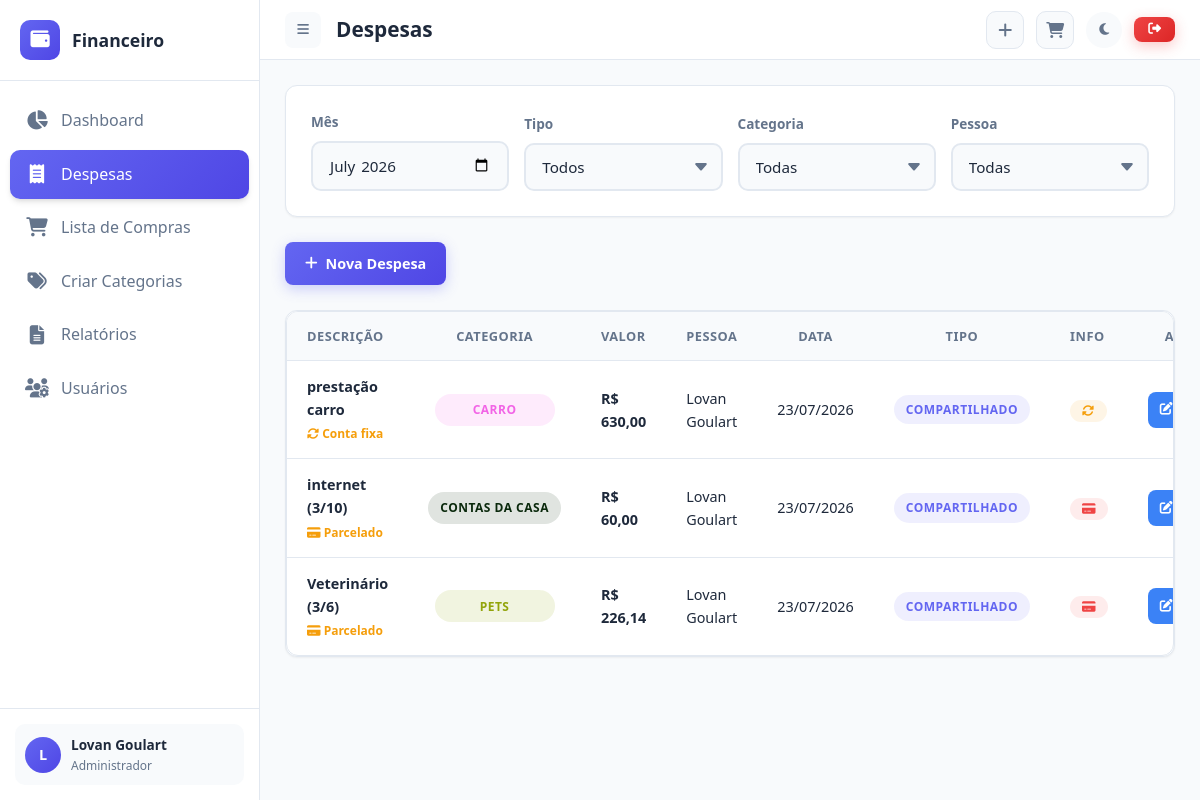
/expenses (signed in), run on the app's committed database.
### tables this page shows
CREATE TABLE users (
            id INTEGER PRIMARY KEY AUTOINCREMENT,
            username TEXT UNIQUE NOT NULL,
            name TEXT NOT NULL,
            email TEXT NOT NULL,
            password_hash TEXT NOT NULL,
            role TEXT DEFAULT 'user',
            created_at TIMESTAMP DEFAULT CURRENT_TIMESTAMP
        );

CREATE TABLE expenses (
            id INTEGER PRIMARY KEY AUTOINCREMENT,
            description TEXT NOT NULL,
            amount REAL NOT NULL,
            expense_date DATE NOT NULL,
            category_id INTEGER,
            person_id INTEGER NOT NULL,
            expense_type TEXT DEFAULT 'individual',
            is_recurring INTEGER DEFAULT 0,
            recurring_frequency TEXT,
            next_due_date DATE,
            is_installment INTEGER DEFAULT 0,
            installment_total INTEGER DEFAULT 1,
            installment_number INTEGER DEFAULT 1,
            installment_group_id TEXT,
            notes TEXT,
            created_by INTEGER,
            created_at TIMESTAMP DEFAULT CURRENT_TIMESTAMP,
            FOREIGN KEY (category_id) REFERENCES categories(id),
            FOREIGN KEY (person_id) REFERENCES users(id),
            FOREIGN KEY (created_by) REFERENCES users(id)
        );

CREATE TABLE categories (
            id INTEGER PRIMARY KEY AUTOINCREMENT,
            name TEXT NOT NULL,
            icon TEXT DEFAULT 'tag',
            color TEXT DEFAULT '#6c757d',
            family_email TEXT NOT NULL,
            created_at TIMESTAMP DEFAULT CURRENT_TIMESTAMP
        );

### app.py (the view)
@app.route('/expenses')
@login_required
@family_context
def expenses(current_user, family_email, is_admin):
    conn = get_db_connection(app.config['DATABASE'])
    member_ids = get_family_member_ids(family_email)
    filter_type = request.args.get('type', '')
    filter_category = request.args.get('category', '')
    filter_person = request.args.get('person', '')
    filter_month = request.args.get('month', datetime.now().strftime('%Y-%m'))
    year, month = map(int, filter_month.split('-'))
    all_expenses = get_all_expenses_for_month(
        conn,
        member_ids,
        year,
        month,
        include_regular=True
    )
    if filter_type:
        all_expenses = [
            e for e in all_expenses
            if e['expense_type'] == filter_type
        ]
    if filter_category:
        all_expenses = [
            e for e in all_expenses
            if str(e.get('category_id')) == filter_category
        ]
    if filter_person:
        all_expenses = [
            e for e in all_expenses
            if str(e['person_id']) == filter_person
        ]
    for expense in all_expenses:
        if not expense.get('is_generated'):
            expense['can_edit'] = True
            expense['edit_id'] = expense['id']
            expense['can_delete'] = True
            expense['delete_id'] = expense['id']
        else:
            expense['can_edit'] = True
            expense['edit_id'] = expense['original_id']
            expense['can_delete'] = True
            expense['delete_id'] = expense['original_id']
    categories = conn.execute(
        'SELECT * FROM categories WHERE family_email = ? ORDER BY name',
        (family_email,)
    ).fetchall()
    family_members = get_family_members(family_email)
    conn.close()
    return render_template(
        'expenses.html',
        current_user=current_user,
        is_admin=is_admin,
        expenses=all_expenses,
        categories=[dict(c) for c in categories],
        family_members=family_members,
        filter_type=filter_type,
        filter_category=filter_category,
        filter_person=filter_person,
        filter_month=filter_month,
        filter_month_br=format_month_br(year, month)
    )

### templates/expenses.html (shortened to what this page needs)
{% extends "base.html" %}
{% block page_title %}Despesas{% endblock %}
{% block content %}
<div class="card" style="margin-bottom: 25px;">
    <div class="card-body">
        <form method="GET" action="{{ url_for('expenses') }}" style="display: flex; flex-wrap: wrap; gap: 15px; align-items: end;">
            <div class="form-group" style="flex: 1; min-width: 150px; margin-bottom: 0;">
                <label class="form-label">Mês</label>
                <input type="month" name="month" class="form-control" value="{{ filter_month }}" onchange="this.form.submit()">
            </div>
            <div class="form-group" style="flex: 1; min-width: 150px; margin-bottom: 0;">
                <label class="form-label">Tipo</label>
                <select name="type" class="form-control" onchange="this.form.submit()">
                    <option value="">Todos</option>
                </select>
            </div>
            <div class="form-group" style="flex: 1; min-width: 150px; margin-bottom: 0;">
                <label class="form-label">Categoria</label>
                <select name="category" class="form-control" onchange="this.form.submit()">
                    <option value="">Todas</option>
                </select>
            </div>
            <div class="form-group" style="flex: 1; min-width: 150px; margin-bottom: 0;">
                <label class="form-label">Pessoa</label>
                <select name="person" class="form-control" onchange="this.form.submit()">
                    <option value="">Todas</option>
                </select>
            </div>
        </form>
    </div>
</div>
<div style="margin-bottom: 25px;">
    <a href="{{ url_for('add_expense') }}" class="btn btn-primary">
        <i class="fas fa-plus"></i> Nova Despesa
    </a>
</div>
<div class="card">
    <div class="card-body" style="padding: 0;">
        <div class="table-container">
            <table class="data-table">
                <thead>
                    <tr>
                        <th>Descrição</th>
                        <th style="text-align: center;">Categoria</th>
                        <th>Valor</th>
                        <th>Pessoa</th>
                        <th style="text-align: center;">Data</th>
                        <th style="text-align: center;">Tipo</th>
                        <th>Info</th>
                        <th style="text-align: center;">Ações</th>
                    </tr>
                </thead>
                <tbody>
                    {% for expense in expenses %}
                    <tr>
                        <td>
                            <strong>
                                {{ expense.description }}
                            </strong>
                            {% if expense.is_generated %}
                            <br>
                            <small style="color: var(--warning); font-weight: 600;">
                                {% if expense.generation_type == 'recorrente' %}
                                    <i class="fas fa-sync-alt"></i> Conta fixa
                                {% elif expense.generation_type == 'parcela' %}
                                    <i class="fas fa-credit-card"></i> Parcelado
                                {% endif %}
                            </small>
                            {% endif %}
                        </td>
                        <td style="text-align: center;">
                                {% if expense.category_name %}
                            <span class="badge category-badge"
                                  style="background: {{ expense.category_color }}20;
                                            color: {{ expense.category_color }};">
                                {{ expense.category_name }}
                            </span>
                            {% else %}
                            <span class="badge badge-secondary">
                                -
                            </span>
                            {% endif %}
                        </td>
                        <td class="currency" style="font-weight: 600;">
                            {{ expense.amount|currency_br }}
                        </td>
                        <td>
                            {{ expense.person_name }}
                        </td>
                        <td style="text-align: center;">
                            {{ expense.expense_date_br }}
                        </td>
                        <td style="text-align: center;">
                            <span class="badge
                                {% if expense.expense_type == 'compartilhado' %}
                                    badge-primary
                                {% else %}
                                    badge-info
                                {% endif %}">
                                {{ expense.expense_type|title }}
                            </span>
                        </td>
                        <td>
                            {% if expense.is_recurring %}
                            <span class="badge badge-warning"
                                  title="Despesa fixa/recorrente">
                                <i class="fas fa-sync-alt"></i>
                            </span>
                            {% endif %}
                            {% if expense.is_installment %}
                            <span class="badge badge-danger"
                                  title="Parcela {{ expense.installment_number }}/{{ expense.installment_total }}">
                                <i class="fas fa-credit-card"></i>
                            </span>
                            {% endif %}
                        </td>
                        <td style="text-align: center;">
                            <div style="display: flex; gap: 5px;">
                                {% if expense.can_edit %}
                                <a href="{{ url_for('edit_expense', id=expense.edit_id) }}"
                                   class="btn btn-sm btn-icon"
                                   style="background: var(--info); color: white;"
                                   title="Editar">
                                    <i class="fas fa-edit"></i>
                                </a>
                                {% endif %}
                            </div>
                        </td>
                    </tr>
                    {% endfor %}
                </tbody>
            </table>
        </div>
    </div>
</div>
{% endblock %}

### templates/base.html (shortened to what this page needs)
<!DOCTYPE html>
<html lang="pt-BR" data-theme="light">
<head>
    <link rel="stylesheet" href="https://cdnjs.cloudflare.com/ajax/libs/font-awesome/6.5.1/css/all.min.css">
    <link rel="stylesheet" href="{{ url_for('static', filename='css/style.css') }}">
</head>
<body>
    {% if session.user_id %}
    <div class="app-layout">
        <aside class="sidebar">
            <div class="sidebar-header">
                <div class="sidebar-logo">
                    <i class="fas fa-wallet"></i>
                </div>
                <span class="sidebar-brand">Financeiro</span>
            </div>
            <ul class="sidebar-nav">
                <li>
                    <a href="{{ url_for('dashboard') }}" class="{% if request.endpoint == 'dashboard' %}active{% endif %}">
                        <i class="fas fa-chart-pie"></i>
                        <span>Dashboard</span>
                    </a>
                </li>
                <li>
                    <a href="{{ url_for('expenses') }}" class="{% if request.endpoint in ['expenses', 'add_expense', 'edit_expense'] %}active{% endif %}">
                        <i class="fas fa-receipt"></i>
                        <span>Despesas</span>
                    </a>
                </li>
                <li>
                    <a href="{{ url_for('shopping') }}" class="{% if request.endpoint in ['shopping'] %}active{% endif %}">
                        <i class="fas fa-shopping-cart"></i>
                        <span>Lista de Compras</span>
                    </a>
                </li>
                <li>
                    <a href="{{ url_for('categories') }}" class="{% if request.endpoint in ['categories'] %}active{% endif %}">
                        <i class="fas fa-tags"></i>
                        <span>Criar Categorias</span>
                    </a>
                </li>
                <li>
                    <a href="{{ url_for('reports') }}" class="{% if request.endpoint in ['reports'] %}active{% endif %}">
                        <i class="fas fa-file-alt"></i>
                        <span>Relatórios</span>
                    </a>
                </li>
                {% if is_admin %}
                <li>
                    <a href="{{ url_for('admin_users') }}" class="{% if request.endpoint in ['admin_users'] %}active{% endif %}">
                        <i class="fas fa-users-cog"></i>
                        <span>Usuários</span>
                    </a>
                </li>
                {% endif %}
            </ul>
            <div class="sidebar-footer">
                <div class="user-info">
                    <div class="user-avatar">{{ current_user.name[0]|upper }}</div>
                    <div class="user-details">
                        <div class="user-name">{{ current_user.name }}</div>
                        <div class="user-role">{{ 'Administrador' if is_admin else 'Usuario' }}</div>
                    </div>
                </div>
            </div>
        </aside>
        <main class="main-content">
            <header class="top-header">
                <div class="header-left">
                    <button class="menu-toggle menu-toggle-pc" type="button">
                        <i class="fas fa-bars"></i>
                    </button>
                    <h1 class="page-title">{% block page_title %}Dashboard{% endblock %}</h1>
                </div>
                <div class="header-right header-right-pc">
                    <a href="{{ url_for('add_expense') }}"
                       class="header-icon {% if request.endpoint in ['add_expense'] %}active{% endif %}"
                       title="Adicionar despesa">
                        <i class="fas fa-plus"></i>
                    </a>
                    <a href="{{ url_for('shopping') }}"
                       class="header-icon {% if request.endpoint in ['shopping'] %}active{% endif %}"
                       title="Lista de compras">
                        <i class="fas fa-shopping-cart"></i>
                    </a>
                    <button class="theme-toggle" type="button" title="Alternar tema">
                        <i class="fas fa-moon"></i>
                    </button>
                    <a href="{{ url_for('logout') }}" class="btn btn-sm btn-danger" title="Sair">
                        <i class="fas fa-sign-out-alt"></i>
                    </a>
                </div>
            </header>
            <div class="content-area">
                {% block content %}{% endblock %}
            </div>
        </main>
    </div>
    {% else %}
        {% block auth_content %}{% endblock %}
    {% endif %}
</body>
</html>

### data on the page
users: name "L", name "Lovan Goulart"
expenses: description "prestação carro", shows "Conta fixa", category_name "CARRO", amount "R$ 630,00", person_name "Lovan Goulart", expense_date_br "23/07/2026", expense_type "COMPARTILHADO", is_recurring 1 (drawn)
expenses: description "internet (3/10)", shows "Parcelado", category_name "CONTAS DA CASA", amount "R$ 60,00", person_name "Lovan Goulart", expense_date_br "23/07/2026", expense_type "COMPARTILHADO"
expenses: description "Veterinário (3/6)", shows "Parcelado", category_name "PETS", amount "R$ 226,14", person_name "Lovan Goulart", expense_date_br "23/07/2026", expense_type "COMPARTILHADO"

### other printed values
{{ 'Administrador' if is_admin else 'Usuario' }} "Administrador"
